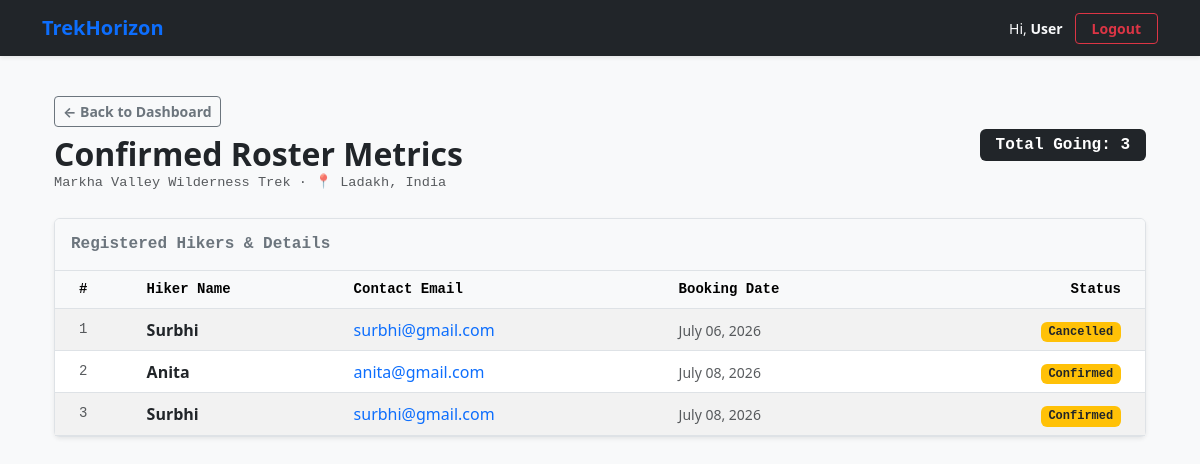
The page /staff/trek/1/roster on the database its author committed.
### models.py (models this page shows)
class Trek(db.Model):
    trek_id = db.Column(db.Integer, primary_key=True, autoincrement=True)
    trek_name = db.Column(db.String(150), nullable=False)
    location = db.Column(db.String(150), nullable=False)
    difficulty = db.Column(db.Enum('Easy', 'Moderate', 'Hard', name='trek_difficulty'), nullable=False)
    duration_days = db.Column(db.Integer, nullable=False)
    available_slots = db.Column(db.Integer, nullable=False)
    max_slots = db.Column(db.Integer, nullable=False)
    start_date = db.Column(db.Date, nullable=False)
    end_date = db.Column(db.Date, nullable=False)
    status = db.Column(db.Enum('Pending', 'Started', 'Open', 'Closed', 'Completed', name='trek_status'), nullable=False)
    assigned_staff_id = db.Column(db.Integer, db.ForeignKey('user.user_id'), nullable=True)
    cost_per_person = db.Column(db.Float, nullable=False, default=0.0)
    meeting_point = db.Column(db.String(255), nullable=True)
    description = db.Column(db.Text, nullable=True)
    bookings = db.relationship('Booking', backref='trek', lazy=True)

class Booking(db.Model):
    booking_id = db.Column(db.Integer, primary_key=True, autoincrement=True)
    user_id = db.Column(db.Integer, db.ForeignKey('user.user_id'), nullable=False)
    trek_id = db.Column(db.Integer, db.ForeignKey('trek.trek_id'), nullable=False)
    booking_date = db.Column(db.DateTime, default=datetime.utcnow)
    status = db.Column(db.Enum('Confirmed', 'Cancelled', 'Completed', name='booking_status'), nullable=False, default='Confirmed')

class User(db.Model):
    user_id = db.Column(db.Integer, primary_key=True, autoincrement=True)
    name = db.Column(db.String(100), nullable=False)
    email = db.Column(db.String(100), nullable=False, unique=True)
    password = db.Column(db.String(255), nullable=False)
    phone = db.Column(db.String(20), nullable=True)
    role = db.Column(db.Enum('Admin', 'Staff', 'Trekker', name='user_roles'), nullable=False)
    status = db.Column(db.String(20), nullable=False, default='Approved')
    created_at = db.Column(db.DateTime, default=datetime.utcnow)
    managed_treks = db.relationship('Trek', backref='assigned_staff', lazy=True)
    bookings = db.relationship('Booking', backref='trekker', lazy=True)

### routes/staff.py (the view)
@app.route('/staff/trek/<int:trek_id>/roster')
def view_roster(trek_id):
    trek = Trek.query.get_or_404(trek_id)
    bookings = Booking.query.filter_by(trek_id=trek_id).all()
    return render_template('roster.html', trek=trek , bookings=bookings)

### templates/roster.html (shortened to what this page needs)
{% extends 'base.html' %}
{% block content %}
<div class="container mt-3">
    <div class="d-flex align-items-center justify-content-between mb-4">
        <div>
            <a href="/dashboard" class="btn btn-sm btn-outline-secondary mb-2 fw-bold">
                ← Back to Dashboard
            </a>
            <h2 class="text-dark fw-bold mb-0"> Confirmed Roster Metrics</h2>
            <p class="text-muted mb-0 font-monospace fs-7">{{ trek.trek_name }} · 📍 {{ trek.location }}</p>
        </div>
        <div>
            <span class="badge bg-dark fs-6 font-monospace py-2 px-3">
                Total Going: {{ bookings|length }}
            </span>
        </div>
    </div>
    <div class="card border shadow-sm">
        <div class="card-header bg-light border-bottom py-3">
            <h5 class="card-title mb-0 fs-6 font-monospace fw-bold text-secondary">Registered Hikers & Details</h5>
        </div>
        <div class="card-body p-0">
            <div class="table-responsive">
                <table class="table table-hover table-striped mb-0 align-middle">
                    <thead class="table-light border-bottom text-secondary font-monospace small">
                        <tr>
                            <th scope="col" class="ps-4">#</th>
                            <th scope="col">Hiker Name</th>
                            <th scope="col">Contact Email</th>
                            <th scope="col">Booking Date</th>
                            <th scope="col" class="pe-4 text-end">Status</th>
                        </tr>
                    </thead>
                    <tbody class="border-top-0">
                        {% if bookings %}
                            {% for booking in bookings %}
                            <tr>
                                <td class="ps-4 text-muted font-monospace small">{{ loop.index }}</td>
                                <td><strong>{{ booking.trekker.name }}</strong></td>
                                <td>
                                    <a href="mailto:{{ booking.trekker.email }}" class="text-decoration-none text-primary">
                                        {{ booking.trekker.email }}
                                    </a>
                                </td>
                                <td>
                                    <small class="text-muted">
                                        {{ booking.booking_date.strftime('%B %d, %Y') if booking.booking_date else 'N/A' }}
                                    </small>
                                </td>
                                <td class="pe-4 text-end">
                                    <span class="badge {% if booking.status == 'Booked' %}bg-success{% else %}bg-warning text-dark{% endif %} font-monospace">
                                        {{ booking.status }}
                                    </span>
                                </td>
                            </tr>
                            {% endfor %}
                        {% endif %}
                    </tbody>
                </table>
            </div>
        </div>
    </div>
</div>
{% endblock %}

### templates/roster.html (style rules this page uses)
.fs-7 { font-size: 0.85rem !important; }

### rows shown on the page
Trek: trek_name "Markha Valley Wilderness Trek", location "Ladakh, India"
Booking: trekker.name "Surbhi", trekker.email "surbhi@gmail.com", booking_date "July 06, 2026", status "Cancelled"
Booking: trekker.name "Anita", trekker.email "anita@gmail.com", booking_date "July 08, 2026", status "Confirmed"
Booking: trekker.name "Surbhi", trekker.email "surbhi@gmail.com", booking_date "July 08, 2026", status "Confirmed"

### other values the page prints
{{ session.get('user_name', 'User') }} "User"
{{ bookings|length }} "3"
